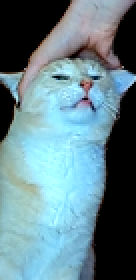
#> input picture assets/art/WUB_ART.bmp, 68 x 140 px, found by its file name (shown 2 times larger)
$ python bmp_to_raw.py
#> lines starting #> are read from the running program, lines starting #| are printed output that depends on the picture
"""
CHATGPT GENERATED CODE AND DOCS
Using the BMP-to-Raw Data Script with GIMP:

Purpose:
This script is designed to convert a BMP image (preferably 140x68 pixels in size) to a raw data representation, suitable for use in C applications. This document guides you on how to prepare a source image using GIMP before running the script.

Steps:

1. **Obtaining the Source Image**:
   - Begin with any image you have, e.g., a photo taken with a cellphone camera.

2. **Installing GIMP**:
   - If you do not have GIMP installed, download and install it from https://www.gimp.org/downloads/.

3. **Opening the Image in GIMP**:
   - Launch GIMP.
   - Go to File > Open and select your image.

4. **Resizing the Image**:
   - In GIMP, navigate to Image > Scale Image.
   - Set the Width to 140 pixels and Height to 68 pixels. Make sure to maintain the aspect ratio if the original proportions are essential.
   - Click the "Scale" button.

5. **Converting Image to Grayscale**:
   - Navigate to Image > Mode > Grayscale.

6. **Adjusting Image Contrast**:
   - Since we'll be converting the image to a 1-bit representation, enhancing the contrast can help improve clarity.
   - Navigate to Colors > Brightness-Contrast.
   - Increase the contrast slider as required to get a clear distinction between the darker and lighter areas.

7. **Saving as BMP**:
   - Go to File > Export As.
   - Choose a destination and name for the file.
   - From the "Select File Type" dropdown, choose "Windows BMP image."
   - Click "Export" and then "Export" again in the dialog that pops up.

8. **Running the Script**:
   - Ensure you have Python and the PIL module installed.
   - Run the provided script. The default BMP path in the script is "./CIG_ART.bmp". If you've named your file differently or saved it in a different location, make sure to update the `bmp_path` variable in the script accordingly.
   - The script will output an ASCII representation of the image and a C array representation of the image's raw data.

Note:
The script assumes that the BMP image is either 140x68 pixels in size or can be rotated to this orientation. If your image is not in this size after the above steps, you may encounter an assertion error. Make sure the dimensions are correct before proceeding with the script.
"""

from PIL import Image

def bmp_to_raw_data(bmp_path):
#> called with bmp_path = './WUB_ART.bmp'
    img = Image.open(bmp_path)
#> img is the input picture: PIL image 68x140 RGBA; mean R, G, B, A 99.8, 131.1, 140.5, 255

    # Check orientation and transpose if necessary
    if img.size == (68, 140):
        img = img.rotate(90, expand=True).transpose(Image.FLIP_LEFT_RIGHT)
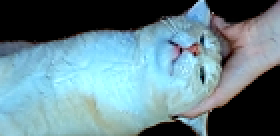
#> img: PIL image 140x68 RGBA (shown 2 times larger); mean R, G, B, A 99.8, 131.1, 140.5, 255

    assert img.size == (140, 68), "Image must be 140x68 pixels in size after potential re-orientation"

    img = img.convert('1')  # Convert image to 1-bit pixels
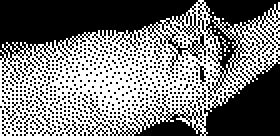
#> img: PIL image 140x68 1 (shown 2 times larger); 48% white in thin lines or dots

    ascii_art = []
    raw_data = []
    for y in range(img.height):
        current_byte = 0
        bit_position = 7  # Start with the MSB
        ascii_row = ''
        for x in range(img.width):
            if img.getpixel((x, y)):
                ascii_row += '#'
            else:
                current_byte |= 1 << bit_position
                ascii_row += ' '
            bit_position -= 1  # Move to the next bit to the right
            if bit_position < 0:  # Once we've filled a byte
                raw_data.append(current_byte)
                current_byte = 0
                bit_position = 7
        if bit_position != 7:  # If there are remaining bits for the last byte in a row
            raw_data.append(current_byte)
        ascii_art.append(ascii_row)

    return ascii_art, raw_data

def format_as_c_array(data):
    segments = []
    for i in range(0, len(data), 15):
        segment = data[i:i+15]
        segments.append(", ".join(["0x{:02X}".format(byte) for byte in segment]))

    return "{\n    " + ",\n    ".join(segments) + "\n}"

if __name__ == "__main__":
    bmp_path = "./WUB_ART.bmp"

    ascii_art, raw_data = bmp_to_raw_data(bmp_path)

    print("\nASCII Art Representation:")
    for row in ascii_art:
        print(row)

    c_array_representation = format_as_c_array(raw_data)

    print("\nC Array Representation:")
    print(c_array_representation)

$ run again, with assets/art/CIG_ART.bmp copied over assets/art/WUB_ART.bmp
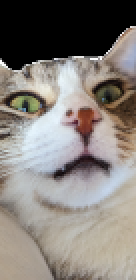
#> input picture assets/art/CIG_ART.bmp, 68 x 140 px, found by its file name (shown 2 times larger)
#> in bmp_to_raw_data, img is the input picture: PIL image 68x140 RGBA; mean R, G, B, A 132.3, 126.5, 121.2, 255
#> in bmp_to_raw_data, `img = img.rotate(90, expand=True).transpose(Image.FLIP_LEFT_RIGHT)`:
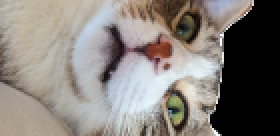
#> img: PIL image 140x68 RGBA (shown 2 times larger); mean R, G, B, A 132.3, 126.5, 121.2, 255
#> in bmp_to_raw_data, `img = img.convert('1')`:
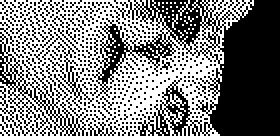
#> img: PIL image 140x68 1 (shown 2 times larger); 49.9% white in thin lines or dots
